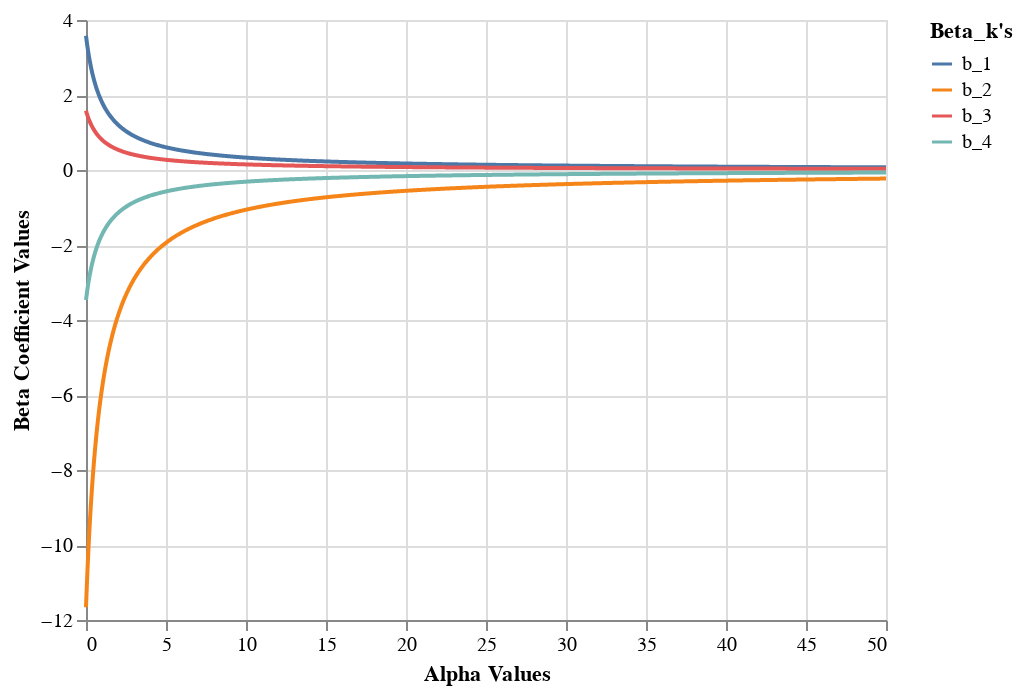

The notebook cell this image was saved under:
### Code cell
import altair as alt
# create a dataframe from the coefs list, because altair likes dataframes
myDF = pd.DataFrame(coefs, columns=['alpha', 'beta', 'coef'])

#Using Altair to visualize
alt.Chart(myDF).mark_line().encode(
    x = alt.X('alpha', title = 'Alpha Values'),
    y = alt.Y('coef', title='Beta Coefficient Values'),
    color = alt.Color('beta', legend=alt.Legend(title="Beta_k's")))

### Figure 1 — Vega-Lite specification as saved in the notebook (floating-point values rounded to 4 significant figures; data arrays with more than 128 entries replaced by an {"elided": "..."} marker saying what was removed)
{"$schema": "https://vega.github.io/schema/vega-lite/v3.4.0.json", "config": {"mark": {"tooltip": null}, "view": {"height": 300, "width": 400}}, "data": {"name": "data-0b5c408d24c04784044cdc66fd8277e4"}, "datasets": {"data-0b5c408d24c04784044cdc66fd8277e4": {"elided": "4000 records"}}, "encoding": {"color": {"field": "beta", "legend": {"title": "Beta_k's"}, "type": "nominal"}, "x": {"field": "alpha", "title": "Alpha Values", "type": "quantitative"}, "y": {"field": "coef", "title": "Beta Coefficient Values", "type": "quantitative"}}, "mark": "line"}
